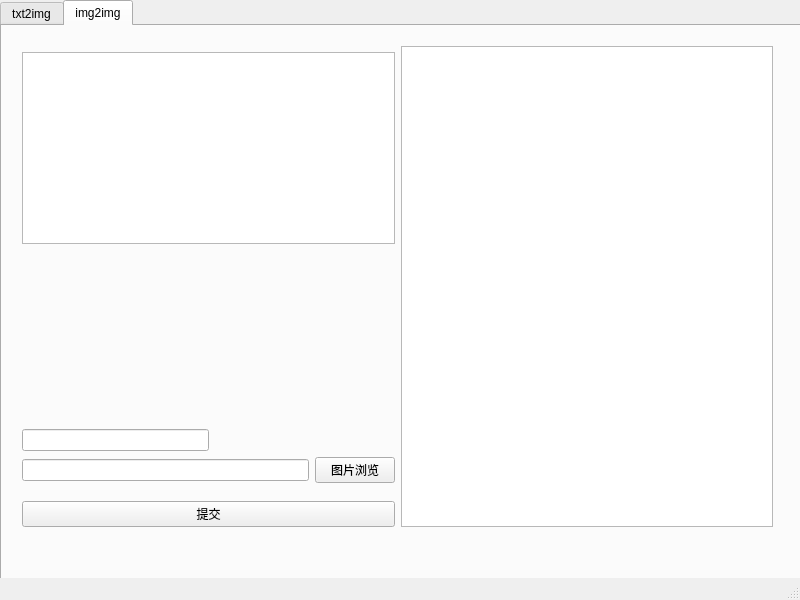
<?xml version="1.0" encoding="UTF-8"?>
<ui version="4.0">
 <class>MainWindow</class>
 <widget class="QMainWindow" name="MainWindow">
  <property name="geometry">
   <rect>
    <x>0</x>
    <y>0</y>
    <width>800</width>
    <height>600</height>
   </rect>
  </property>
  <property name="windowTitle">
   <string>MainWindow</string>
  </property>
  <widget class="QWidget" name="centralwidget">
   <widget class="QTabWidget" name="SDType">
    <property name="geometry">
     <rect>
      <x>0</x>
      <y>0</y>
      <width>801</width>
      <height>671</height>
     </rect>
    </property>
    <property name="tabPosition">
     <enum>QTabWidget::North</enum>
    </property>
    <property name="tabShape">
     <enum>QTabWidget::Rounded</enum>
    </property>
    <property name="currentIndex">
     <number>1</number>
    </property>
    <property name="tabsClosable">
     <bool>false</bool>
    </property>
    <property name="movable">
     <bool>false</bool>
    </property>
    <property name="tabBarAutoHide">
     <bool>false</bool>
    </property>
    <widget class="QWidget" name="txt2img">
     <attribute name="title">
      <string>txt2img</string>
     </attribute>
     <widget class="QWidget" name="horizontalLayoutWidget_2">
      <property name="geometry">
       <rect>
        <x>10</x>
        <y>40</y>
        <width>781</width>
        <height>511</height>
       </rect>
      </property>
      <layout class="QGridLayout" name="gridLayout">
       <item row="5" column="0">
        <widget class="QLineEdit" name="lineEdit"/>
       </item>
       <item row="6" column="0">
        <widget class="QPushButton" name="submitBtn_t2i">
         <property name="sizePolicy">
          <sizepolicy hsizetype="Minimum" vsizetype="Fixed">
           <horstretch>0</horstretch>
           <verstretch>0</verstretch>
          </sizepolicy>
         </property>
         <property name="text">
          <string>提交</string>
         </property>
        </widget>
       </item>
       <item row="4" column="0">
        <widget class="QLineEdit" name="lineEdit_2"/>
       </item>
       <item row="3" column="0">
        <widget class="QLineEdit" name="step_t2i"/>
       </item>
       <item row="0" column="6" rowspan="7">
        <widget class="QGraphicsView" name="outputPlace_t2i"/>
       </item>
       <item row="0" column="0" rowspan="3">
        <widget class="QPlainTextEdit" name="prompt_t2i">
         <property name="sizePolicy">
          <sizepolicy hsizetype="Minimum" vsizetype="Minimum">
           <horstretch>0</horstretch>
           <verstretch>0</verstretch>
          </sizepolicy>
         </property>
         <property name="minimumSize">
          <size>
           <width>0</width>
           <height>0</height>
          </size>
         </property>
         <property name="plainText">
          <string/>
         </property>
         <property name="placeholderText">
          <string>请输入你的prompt……</string>
         </property>
        </widget>
       </item>
      </layout>
     </widget>
    </widget>
    <widget class="QWidget" name="img2img">
     <attribute name="title">
      <string>img2img</string>
     </attribute>
     <widget class="QWidget" name="gridLayoutWidget">
      <property name="geometry">
       <rect>
        <x>20</x>
        <y>20</y>
        <width>751</width>
        <height>481</height>
       </rect>
      </property>
      <layout class="QGridLayout" name="gridLayout_2">
       <item row="3" column="0">
        <spacer name="verticalSpacer">
         <property name="orientation">
          <enum>Qt::Vertical</enum>
         </property>
         <property name="sizeHint" stdset="0">
          <size>
           <width>20</width>
           <height>40</height>
          </size>
         </property>
        </spacer>
       </item>
       <item row="1" column="0">
        <widget class="QPlainTextEdit" name="prompt_i2i">
         <property name="sizePolicy">
          <sizepolicy hsizetype="Minimum" vsizetype="Minimum">
           <horstretch>0</horstretch>
           <verstretch>0</verstretch>
          </sizepolicy>
         </property>
         <property name="minimumSize">
          <size>
           <width>0</width>
           <height>0</height>
          </size>
         </property>
         <property name="plainText">
          <string/>
         </property>
         <property name="placeholderText">
          <string>请输入你的prompt……</string>
         </property>
        </widget>
       </item>
       <item row="5" column="0">
        <layout class="QHBoxLayout" name="fileBrowserLayout">
         <item>
          <widget class="QLineEdit" name="fileName_i2i"/>
         </item>
         <item>
          <widget class="QPushButton" name="browseBtn_i2i">
           <property name="text">
            <string>图片浏览</string>
           </property>
          </widget>
         </item>
        </layout>
       </item>
       <item row="8" column="0">
        <widget class="QPushButton" name="submitBtn_i2i">
         <property name="text">
          <string>提交</string>
         </property>
        </widget>
       </item>
       <item row="0" column="1" rowspan="9">
        <widget class="QGraphicsView" name="outputPlace_i2i"/>
       </item>
       <item row="4" column="0">
        <layout class="QHBoxLayout" name="stepLayout">
         <item>
          <widget class="QLineEdit" name="step_t2i_2">
           <property name="text">
            <string/>
           </property>
          </widget>
         </item>
         <item>
          <spacer name="horizontalSpacer">
           <property name="orientation">
            <enum>Qt::Horizontal</enum>
           </property>
           <property name="sizeHint" stdset="0">
            <size>
             <width>40</width>
             <height>20</height>
            </size>
           </property>
          </spacer>
         </item>
        </layout>
       </item>
      </layout>
     </widget>
    </widget>
   </widget>
  </widget>
  <widget class="QStatusBar" name="statusbar"/>
 </widget>
 <resources/>
 <connections/>
</ui>
